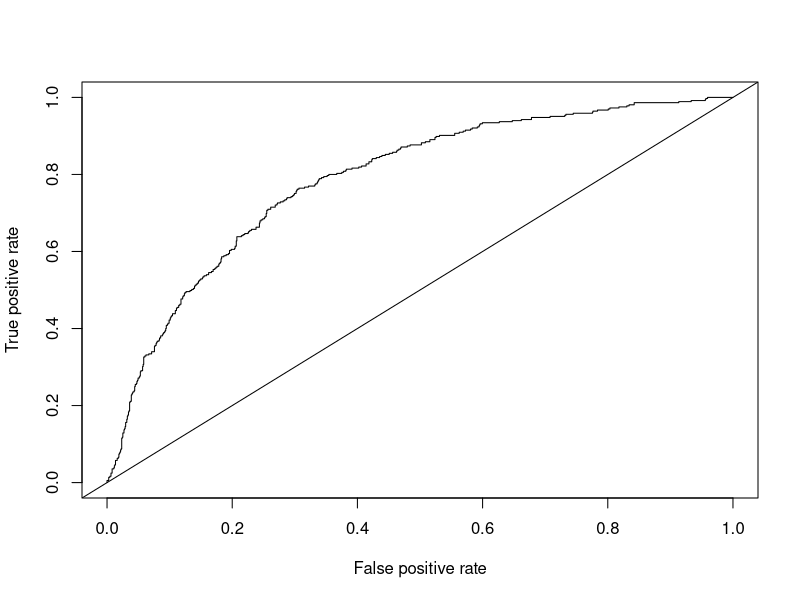
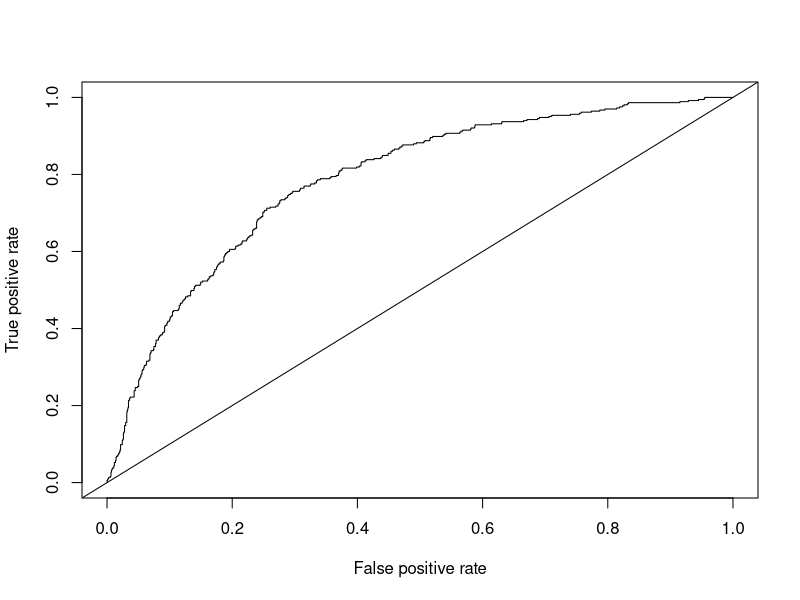
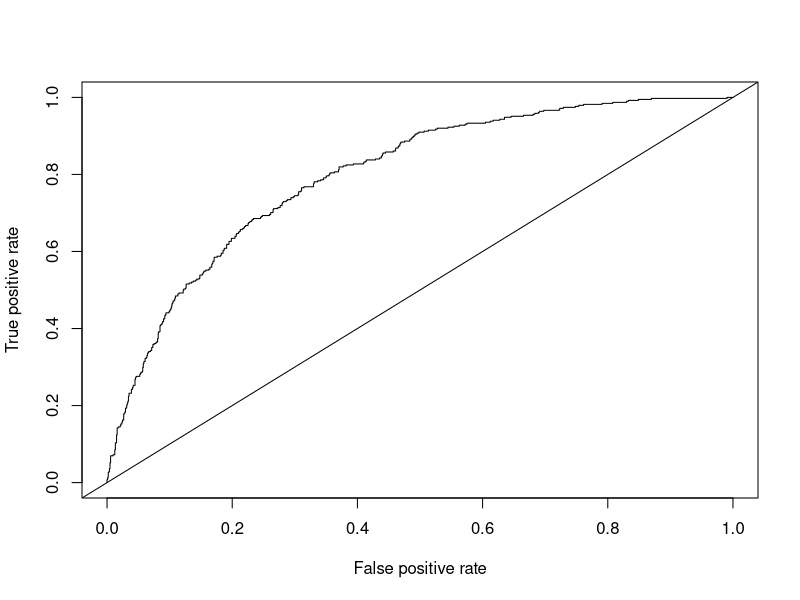

R code for these plots, in order:

install.packages("caret")
install.packages("ROCR")

library(tidyverse)
library(caret)
library(ROCR)

setwd("C:/Users/kspen/OneDrive/Documents")

insdf <- read.csv("insurance.csv")
view(insdf)

sum(is.na(insdf))

insdf$CLAIM <- factor(insdf$CLAIM, levels=c(0,1), labels=c("No", "Yes"))
insdf$KIDSDRIV <- factor(insdf$KIDSDRIV, levels=c(0,1), labels=c("No", "Yes"))
insdf$HOMEKIDS <- factor(insdf$HOMEKIDS, levels=c(0,1), labels=c("No", "Yes"))
insdf$HOMEOWN <- factor(insdf$HOMEOWN, levels=c(0,1), labels=c("No", "Yes"))
insdf$MSTATUS <- factor(insdf$MSTATUS, levels=c(0,1), labels=c("No", "Yes"))
insdf$GENDER <- factor(insdf$GENDER, levels=c(0,1), labels=c("No", "Yes"))
insdf$EDUCATION <- factor(insdf$EDUCATION, levels=c(0,1), labels=c("No", "Yes"))
insdf$CAR_USE <- factor(insdf$CAR_USE, levels=c(0,1), labels=c("No", "Yes"))
insdf$RED_CAR <- factor(insdf$RED_CAR, levels=c(0,1), labels=c("No", "Yes"))
insdf$CLM_BEF <- factor(insdf$CLM_BEF, levels=c(0,1), labels=c("No", "Yes"))
insdf$REVOKED <- factor(insdf$REVOKED, levels=c(0,1), labels=c("No", "Yes"))
insdf$MVR_PTS <- factor(insdf$MVR_PTS, levels=c(0,1), labels=c("No", "Yes"))
insdf$URBANICITY <- factor(insdf$URBANICITY, levels=c(0,1), labels=c("No", "Yes"))

#Generate summary statistics for the variables in the insurance.csv dataset.
summary(insdf)

#Partition the dataset into training, validation, and test set,60%, 20%, 20% split.
set.seed(42)
Samples <- sample(seq(1,3), size=nrow(insdf), replace=TRUE, prob=c(0.6, 0.2, 0.2))
Train <- insdf[Samples==1,]
Validate <- insdf[Samples==2,]
Test <- insdf[Samples==3,]
summary(Train)
summary(Validate)
summary(Test)

#Conduct a logistic regression analysis using the training dataframe with CLAIM as the 
#outcome variable and all the other variables in the dataset as predictor variables.
options(scipen=999)
lrtrain <- glm(CLAIM ~ ., data=Train,
               family=binomial(link="logit"))
summary(lrtrain)
exp(coef(lrtrain))

#create a confusion matrix to assess the accuracy of the logistic regression model 
#and obtain probability of a claim for each observation in the validation set
lrprobs <- predict(lrtrain, newdata=Validate, type="response")
Validate <- cbind(Validate, Probabilities=lrprobs)
lrclass <- as.factor(ifelse(lrprobs>0.5,"Yes", "No"))
confusionMatrix(lrclass, Validate$CLAIM, positive="Yes")

#create an ROC curve plot and calculate the AUC.
predROC <- prediction(lrprobs, Validate$CLAIM)
perfROC <- performance(predROC, "tpr", "fpr")
plot(perfROC)
abline(a=0, b=1)
performance(predROC, measure="auc")@y.values[[1]]

#create a new training subset using the oversampling method.
xsdf <- Train[c(-1)]
view(xsdf)
oversample <- upSample(x=xsdf, y=Train$CLAIM, yname="CLAIM")
table(oversample$CLAIM)

#Conduct a logistic regression analysis using the new oversampled training subset with
#CLAIM as the outcome variable and all the other variables in the dataset as predictor 
#variables.
set.seed(42)
lrOver <- glm(CLAIM ~ ., data=oversample,
              family=binomial(link="logit"))
summary(lrOver)

#create a confusion matrix to assess the accuracy of the logistic regression model
lrprobsO <- predict(lrOver, newdata=Validate, type="response")
Validate <- cbind(Validate, Probabilities=lrprobsO)
lrclassO <- as.factor(ifelse(lrprobsO>0.5,"Yes", "No"))
Validate <- cbind(Validate, PredClass=lrclassO)
confusionMatrix(lrclassO, Validate$CLAIM, positive="Yes")

#create an ROC curve plot and calculate the AUC.
predROCO <- prediction(lrprobsO, Validate$CLAIM)
perfROCO <- performance(predROCO, "tpr", "fpr")
plot(perfROCO)
abline(a=0, b=1)
performance(predROCO, measure="auc")@y.values[[1]]

#create a confusion matrix to assess the accuracy of the logistic regression model 
#on the test dataframe.
lrprobstest <- predict(lrOver, newdata=Test, type="response")
lrclasstest <- as.factor(ifelse(lrprobstest>0.5,"Yes", "No"))
confusionMatrix(lrclasstest, Test$CLAIM, positive="Yes")

#create an ROC curve plot and calculate the AUC.
predROCtest <- prediction(lrprobstest, Test$CLAIM)
perfROCtest <- performance(predROCtest, "tpr", "fpr")
plot(perfROCtest)
abline(a=0, b=1)
performance(predROCtest, measure="auc")@y.values[[1]]

#predict probability scores for insurance claims for ten new customers
new_customers <- read.csv("insurance_predictions.csv")
view(new_customers)

new_customers$CLAIM <- factor(new_customers$CLAIM, levels=c(0,1), labels=c("No", "Yes"))
new_customers$KIDSDRIV <- factor(new_customers$KIDSDRIV, levels=c(0,1), labels=c("No", "Yes"))
new_customers$HOMEKIDS <- factor(new_customers$HOMEKIDS, levels=c(0,1), labels=c("No", "Yes"))
new_customers$HOMEOWN <- factor(new_customers$HOMEOWN, levels=c(0,1), labels=c("No", "Yes"))
new_customers$MSTATUS <- factor(new_customers$MSTATUS, levels=c(0,1), labels=c("No", "Yes"))
new_customers$GENDER <- factor(new_customers$GENDER, levels=c(0,1), labels=c("No", "Yes"))
new_customers$EDUCATION <- factor(new_customers$EDUCATION, levels=c(0,1), labels=c("No", "Yes"))
new_customers$CAR_USE <- factor(new_customers$CAR_USE, levels=c(0,1), labels=c("No", "Yes"))
new_customers$RED_CAR <- factor(new_customers$RED_CAR, levels=c(0,1), labels=c("No", "Yes"))
new_customers$CLM_BEF <- factor(new_customers$CLM_BEF, levels=c(0,1), labels=c("No", "Yes"))
new_customers$REVOKED <- factor(new_customers$REVOKED, levels=c(0,1), labels=c("No", "Yes"))
new_customers$MVR_PTS <- factor(new_customers$MVR_PTS, levels=c(0,1), labels=c("No", "Yes"))
new_customers$URBANICITY <- factor(new_customers$URBANICITY, levels=c(0,1), labels=c("No", "Yes"))

lrprobsnew <- predict(lrOver, newdata=new_customers, type="response")
new_customers <- cbind(new_customers, Probabilities=lrprobsnew)
view(new_customers)
